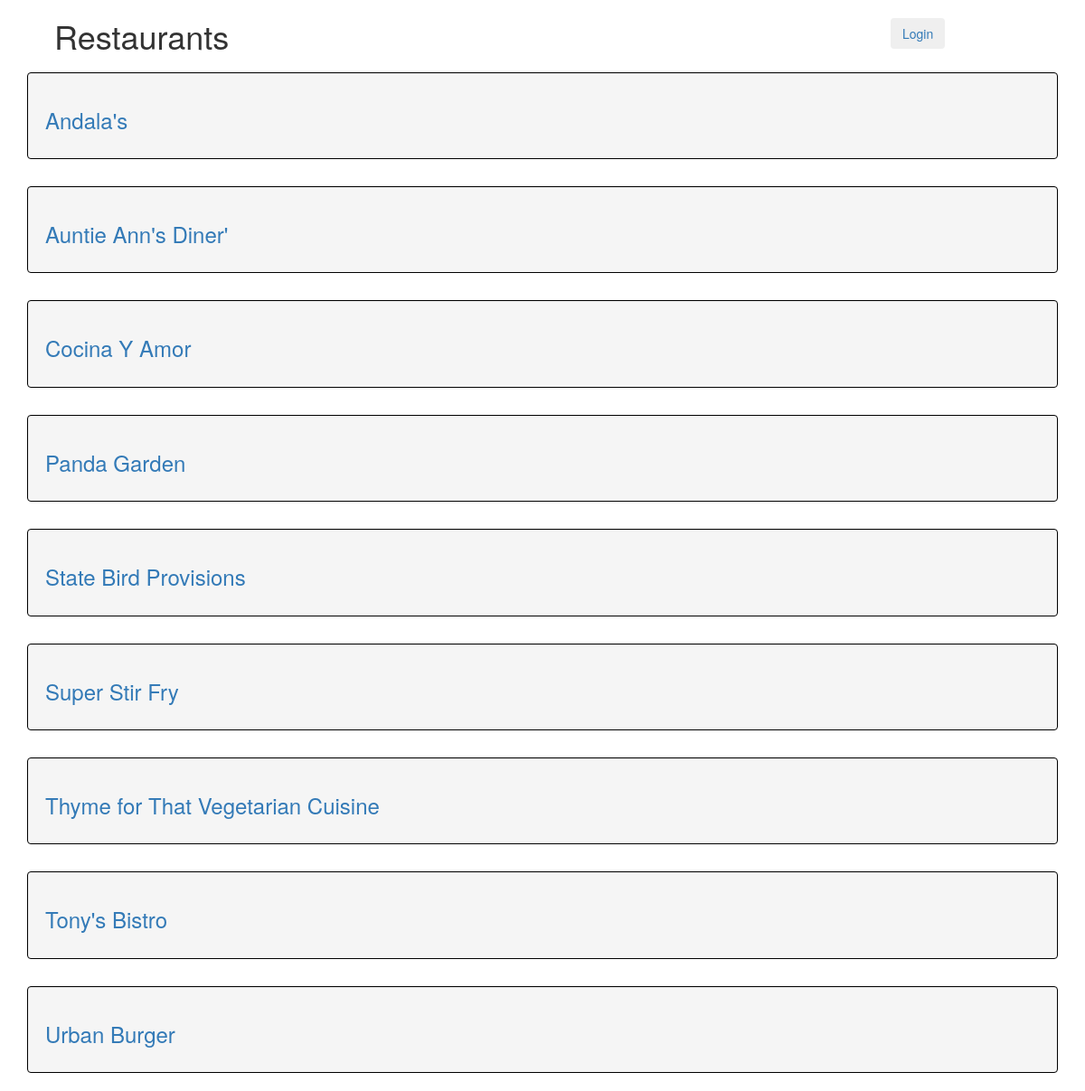
Page /restaurant/ on the earlier database version.
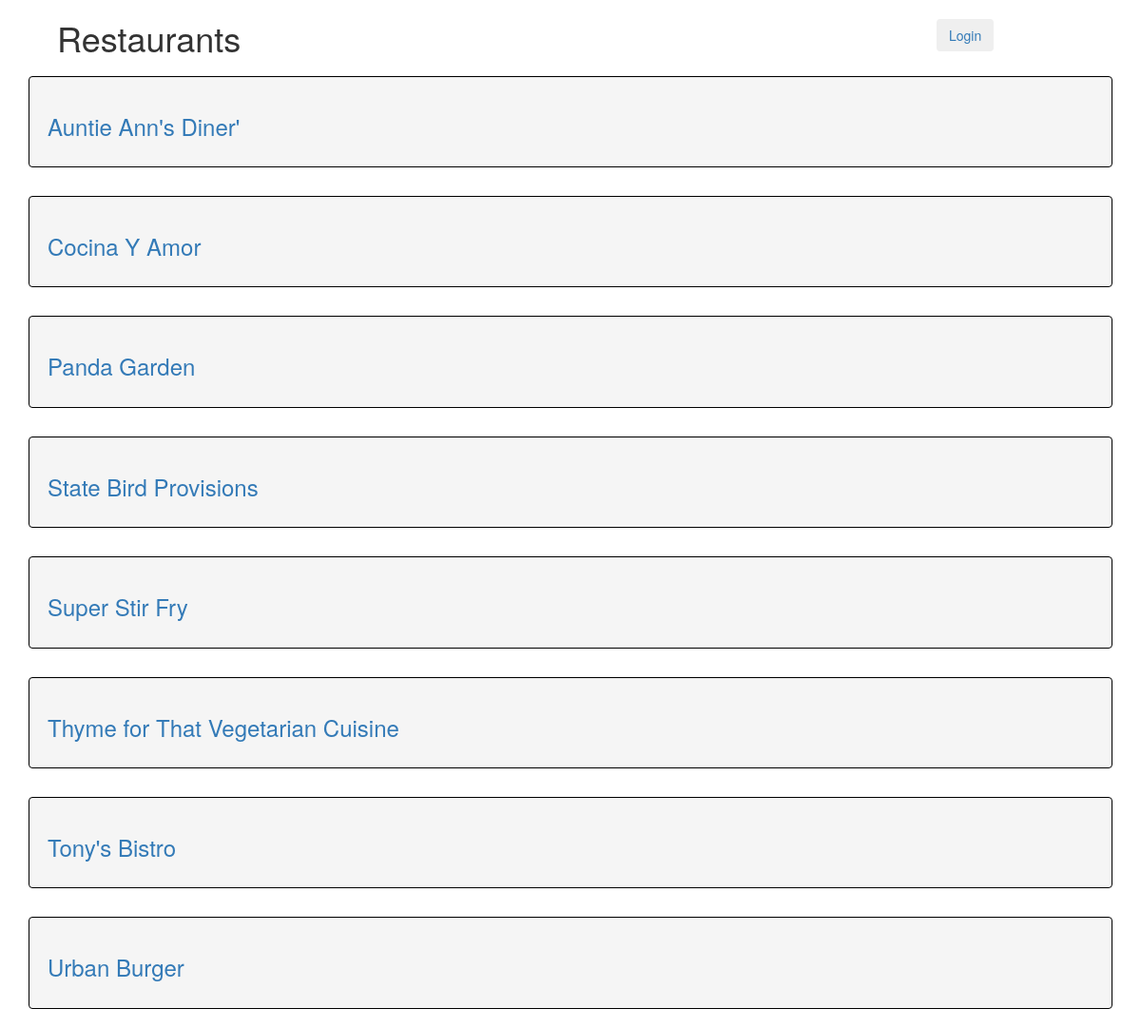
Same page on the later database version.
### database_setup.py (models this page shows, shortened)
class Restaurant(Base):
    __tablename__ = 'restaurant'
    id = Column(Integer, primary_key=True)
    name = Column(String(250), nullable=False)
    user_id = Column(Integer, ForeignKey('user.id'))
    user = relationship(User)

### Start.py (the view, shortened to what this page needs)
@app.route('/')
@app.route('/restaurant/')
def showRestaurants():
    restaurants = session.query(Restaurant).order_by(asc(Restaurant.name))
    if 'username' not in login_session:
        print '============='
        print 'i was here'
        print '==============='
        return render_template('publicrestaurants.html', restaurants=restaurants)

### templates/publicrestaurants.html (shortened to what this page needs)
<!DOCTYPE html>
<html>
<head>
    <link rel="stylesheet" href="https://maxcdn.bootstrapcdn.com/bootstrap/3.3.7/css/bootstrap.min.css" >
</head>
<body>
    <div class="container">
        <top class="col-md-12">
            <div class="col-md-10" >
                <h1>Restaurants</h1>
            </div>
            <div class="col-md-2" style="margin-top: 20px;">
                <a href="{{url_for('showLogin')}}"><button type="button" class="btn btn-outline-primary">Login</button></a>
            </div>
        </top>
        {% for restaurant in restaurants %}
        <div class="col-md-12 well" style="margin-top: 10px; border-color: black;">
            <a href = "{{url_for('showMenu', restaurant_id = restaurant.id)}}"> <h3>{{restaurant.name}}</h3></a>
        </div>
        {% endfor %}
    </div>
</body>
</html>

Differences in the rows shown:
removed Restaurant: name "Andala's"
